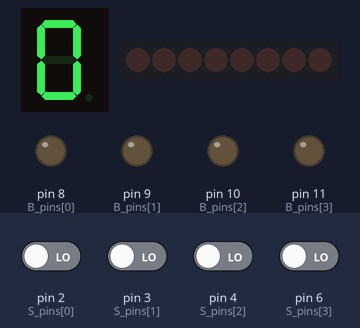
This sketch was run on a simulated Arduino Uno, built with avr-gcc and run on an emulated ATmega328P. Shown: 1-digit seven-segment display, 8 shift-register outputs drawn as a row of LEDs (first output left, lit = HIGH), output pins drawn as LEDs (lit = HIGH). Wiring (inferred from the names in the program): 1-digit 7-segment display, segments lit when HIGH: segments A0, A1, A2, A3, A4, A5, pin 7; shift register (74HC595): data pin 12; shift clock pin 13; latch pin 5. Wiring (inferred from the signals the program sends): row of LEDs: on Q0, Q1, Q2, Q3, Q4, Q5, Q6, Q7. The test bench sets the inputs (shaded band); at power-on: pin 2 (S_pins[0]), pin 3 (S_pins[1]), pin 4 (S_pins[2]), pin 6 (S_pins[3]) LOW. The segment pins are drawn as the display they are named for; pins used as bus, display or sensor lines are not drawn.

Above: at 4.4 s.
4.5 s: pin 3 (S_pins[1]) driven HIGH
At 7.8 s:
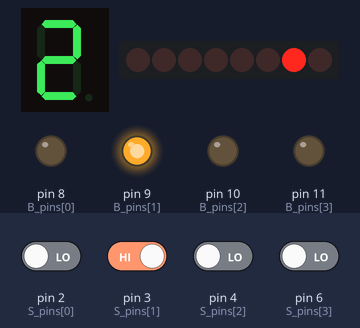
8.7 s: pin 6 (S_pins[3]) driven HIGH
At 12.6 s:
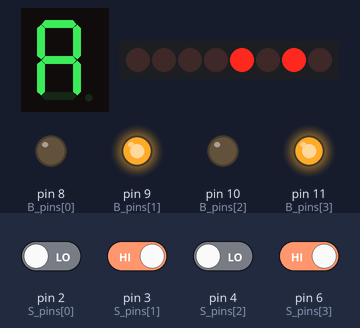
13.3 s: pin 2 (S_pins[0]) driven HIGH
At 17.5 s:
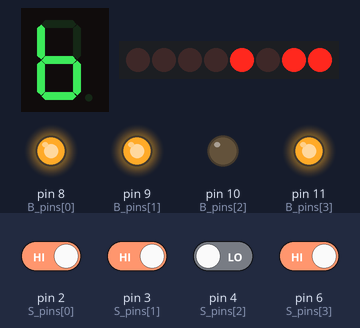
17.9 s: pin 4 (S_pins[2]) driven HIGH
At 21.4 s:
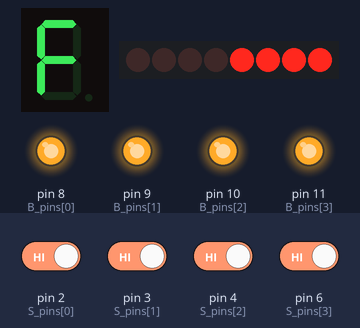
21.9 s: pin 2 (S_pins[0]) driven LOW
At 26.2 s:
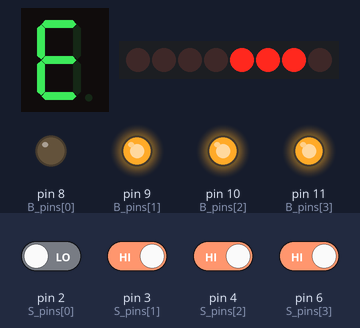
26.5 s: pin 3 (S_pins[1]) driven LOW
At 31.1 s:
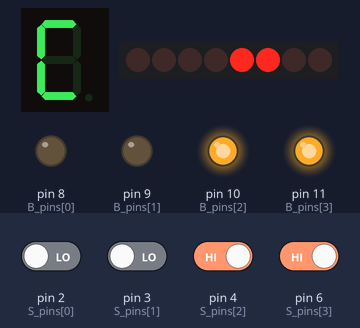
Timing chart, 0 to 32.1 s (numbered marks = the images above; inputs shaded):
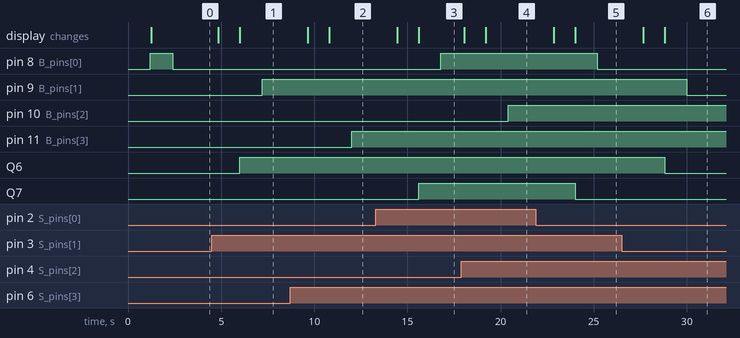

Measured:
- after the input at 4.5 s, pin 9 (B_pins[1]): LOW → HIGH after 2.7 s; Q6: LOW → HIGH after 1.5 s; the display: first changes after 0.35 s (image 1 shows a later state)
- after the input at 8.7 s, pin 11 (B_pins[3]): LOW → HIGH after 3.3 s; the display: first changes after 0.95 s (image 2 shows a later state)
- after the input at 13.3 s, pin 8 (B_pins[0]): LOW → HIGH after 3.5 s; Q7: LOW → HIGH after 2.3 s; the display: first changes after 1.2 s (image 3 shows a later state)
- after the input at 17.9 s, pin 10 (B_pins[2]): LOW → HIGH after 2.5 s; the display: first changes after 0.15 s (image 4 shows a later state)
- after the input at 21.9 s, pin 8 (B_pins[0]): HIGH → LOW after 3.3 s; Q7: HIGH → LOW after 2.1 s; the display: first changes after 0.95 s (image 5 shows a later state)
- after the input at 26.5 s, pin 9 (B_pins[1]): HIGH → LOW after 3.5 s; Q6: HIGH → LOW after 2.3 s; the display: first changes after 1.2 s (image 6 shows a later state)

The sketch:

fib-sequence-mod16.ino
```cpp
// ==========================================================
// ARDUINO ALU FIBONACCI SEQUENCER (Updated: A via 74HC595)
// Uses D12=DATA, D13=CLOCK, D5=LATCH to create 8 outputs.
// Q0..Q3 of 74HC595 drive A0..A3 (4-bit A register).
// B register remains direct on D8..D11.
// ==========================================================

// -------- BIT OUTPUT PINS (Arduino -> ALU Registers) --------
const int B_pins[4] = {8, 9, 10, 11}; // B0–B3 (4-bit bus)

// -------- 74HC595 PINS (Arduino -> 74HC595) --------
// Wiring:
// 74HC595 pin 14 (DS/SER) -> D12
// 74HC595 pin 11 (SH_CP) -> D13
// 74HC595 pin 12 (ST_CP) -> D5
const int SR_DATA = 12;
const int SR_CLOCK = 13;
const int SR_LATCH = 5;

// -------- SUM INPUT PINS (ALU Relays -> Arduino) --------
const int S_pins[4] = {2, 3, 4, 6}; // S0–S3 (4-bit sum bus)

// -------- 7-SEGMENT OUTPUT PINS (Common Cathode) --------
// Pins: a, b, c, d, e, f, g
const int segPins[7] = {A0, A1, A2, A3, A4, A5, 7};

// -------- STANDARD HEX MAP (Common Cathode) --------
const byte hexMap[16][7] = {
  {1,1,1,1,1,1,0}, // 0
  {0,1,1,0,0,0,0}, // 1
  {1,1,0,1,1,0,1}, // 2
  {1,1,1,1,0,0,1}, // 3
  {0,1,1,0,0,1,1}, // 4
  {1,0,1,1,0,1,1}, // 5
  {1,0,1,1,1,1,1}, // 6
  {1,1,1,0,0,0,0}, // 7
  {1,1,1,1,1,1,1}, // 8
  {1,1,1,1,0,1,1}, // 9
  {1,1,1,0,1,1,1}, // A
  {0,0,1,1,1,1,1}, // b
  {1,0,0,1,1,1,0}, // C
  {0,1,1,1,1,0,1}, // d
  {1,0,0,1,1,1,1}, // E
  {1,0,0,0,1,1,1} // F
};

// -------- TIMING CONTROL --------
const unsigned long stepDelay = 1200; // 1.2s per step
const unsigned long settleDelay = 50; // 50ms relay bounce settling time

// -------- FIBONACCI STATE --------
unsigned long lastStepTime = 0;
uint8_t A_value = 0; // 0..15 goes out via 74HC595 (Q0..Q3)
uint8_t B_value = 1; // 0..15 goes out via B_pins

// ==========================================================
// 74HC595 HELPER
// ==========================================================
// Writes 8 bits to the 74HC595.
// With LSBFIRST: bit0 -> Q0, bit1 -> Q1, ... bit7 -> Q7
void write595(uint8_t v) {
  digitalWrite(SR_LATCH, LOW);
  shiftOut(SR_DATA, SR_CLOCK, LSBFIRST, v);
  digitalWrite(SR_LATCH, HIGH);
}

// ==========================================================
// SETUP
// ==========================================================
void setup() {

  // Configure B register outputs (direct GPIO)
  for (int i = 0; i < 4; i++) {
    pinMode(B_pins[i], OUTPUT);
  }

  // Configure 74HC595 control pins
  pinMode(SR_DATA, OUTPUT);
  pinMode(SR_CLOCK, OUTPUT);
  pinMode(SR_LATCH, OUTPUT);

  // Configure ALU input bus (sum)
  for (int i = 0; i < 4; i++) {
    pinMode(S_pins[i], INPUT);
  }

  // Configure 7-segment display outputs
  for (int i = 0; i < 7; i++) {
    pinMode(segPins[i], OUTPUT);
  }

  // Initialize outputs
  for (int i = 0; i < 4; i++) {
    digitalWrite(B_pins[i], LOW);
  }
  write595(0x00);
}

// ==========================================================
// LOOP
// ==========================================================
void loop() {

  unsigned long currentTime = millis();

  if (currentTime - lastStepTime >= stepDelay) {
    lastStepTime = currentTime;

    // --------------------------------------------------
    // 1. Drive ALU Inputs (A and B Registers)
    // --------------------------------------------------

    // B register via direct pins D8..D11
    for (int i = 0; i < 4; i++) {
      digitalWrite(B_pins[i], (B_value >> i) & 0x01);
    }

    // A register via 74HC595: Q0..Q3 = A0..A3
    write595(A_value & 0x0F);

    // --------------------------------------------------
    // 2. Relay Settle Time
    // --------------------------------------------------
    delay(settleDelay);

    // --------------------------------------------------
    // 3. Read REAL ALU Sum Bus from Relay Contacts
    // --------------------------------------------------
    uint8_t sum = 0;
    for (int i = 0; i < 4; i++) {
      sum |= (digitalRead(S_pins[i]) << i);
    }
    sum &= 0x0F;

    // --------------------------------------------------
    // 4. Update 7-Segment Display
    // --------------------------------------------------
    for (int i = 0; i < 7; i++) {
      digitalWrite(segPins[i], hexMap[sum][i]);
    }

    // --------------------------------------------------
    // 5. Fibonacci Update (mod 16)
    // This will cycle through 4-bit Fibonacci behavior.
    // --------------------------------------------------
    B_value = A_value & 0x0F;
    A_value = sum & 0x0F;
  }
}
```
